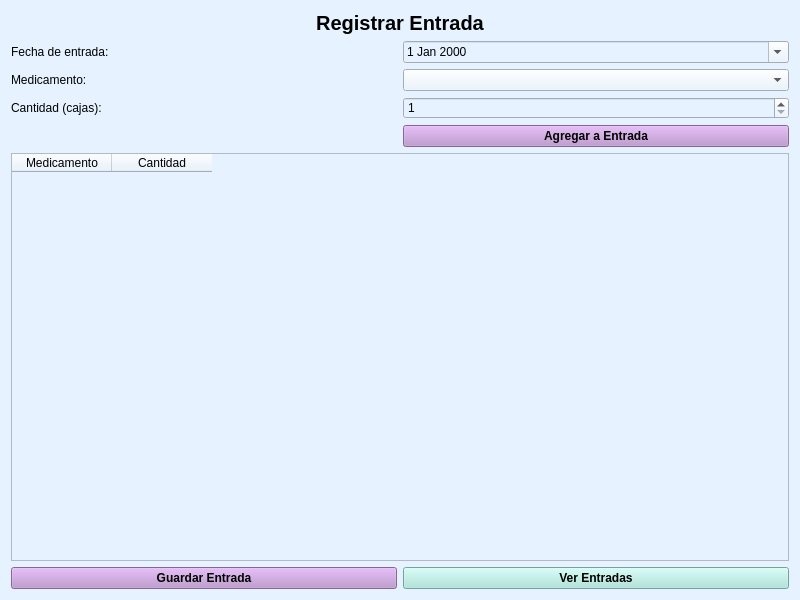
<?xml version="1.0" encoding="UTF-8"?>
<ui version="4.0">
 <class>EntradasWindow</class>
 <widget class="QWidget" name="EntradasWindow">
  <property name="windowTitle">
   <string>Registrar Entrada de Medicamentos</string>
  </property>
  <property name="minimumSize">
   <size><width>800</width><height>600</height></size>
  </property>
  <property name="styleSheet">
   <string notr="true">background-color: #e6f2ff;</string>
  </property>

  <layout class="QVBoxLayout" name="verticalLayout">

   <item>
    <widget class="QLabel" name="label_titulo">
     <property name="text">
      <string>Registrar Entrada</string>
     </property>
     <property name="alignment">
      <set>Qt::AlignCenter</set>
     </property>
     <property name="styleSheet">
      <string notr="true">font-size: 20px; font-weight: bold;</string>
     </property>
    </widget>
   </item>

   <item>
    <layout class="QGridLayout" name="formLayout">
     <item row="0" column="0">
      <widget class="QLabel" name="label_fecha">
       <property name="text">
        <string>Fecha de entrada:</string>
       </property>
      </widget>
     </item>
     <item row="0" column="1">
      <widget class="QDateEdit" name="input_fecha">
       <property name="calendarPopup">
        <bool>true</bool>
       </property>
      </widget>
     </item>

     <item row="1" column="0">
      <widget class="QLabel" name="label_medicamento">
       <property name="text">
        <string>Medicamento:</string>
       </property>
      </widget>
     </item>
     <item row="1" column="1">
      <widget class="QComboBox" name="combo_medicamentos"/>
     </item>

     <item row="2" column="0">
      <widget class="QLabel" name="label_cantidad">
       <property name="text">
        <string>Cantidad (cajas):</string>
       </property>
      </widget>
     </item>
     <item row="2" column="1">
      <widget class="QSpinBox" name="input_cantidad">
       <property name="minimum">
        <number>1</number>
       </property>
      </widget>
     </item>

     <item row="3" column="1">
      <widget class="QPushButton" name="btn_agregar">
       <property name="text">
        <string>Agregar a Entrada</string>
       </property>
       <property name="styleSheet">
        <string notr="true">background-color: #BB8FCE; font-weight: bold;</string>
       </property>
      </widget>
     </item>
    </layout>
   </item>

   <item>
    <widget class="QTableWidget" name="tabla_entrada">
     <column>
      <property name="text"><string>Medicamento</string></property>
     </column>
     <column>
      <property name="text"><string>Cantidad</string></property>
     </column>
    </widget>
   </item>

   <item>
    <layout class="QHBoxLayout">
     <item>
      <widget class="QPushButton" name="btn_guardar">
       <property name="text">
        <string>Guardar Entrada</string>
       </property>
       <property name="styleSheet">
        <string notr="true">background-color: #BB8FCE; font-weight: bold;</string>
       </property>
      </widget>
     </item>
     <item>
      <widget class="QPushButton" name="btn_ver_entradas">
       <property name="text">
        <string>Ver Entradas</string>
       </property>
       <property name="styleSheet">
        <string notr="true">background-color: #A3E4D7; font-weight: bold;</string>
       </property>
      </widget>
     </item>
    </layout>
   </item>

  </layout>
 </widget>
 <resources/>
 <connections/>
</ui>
